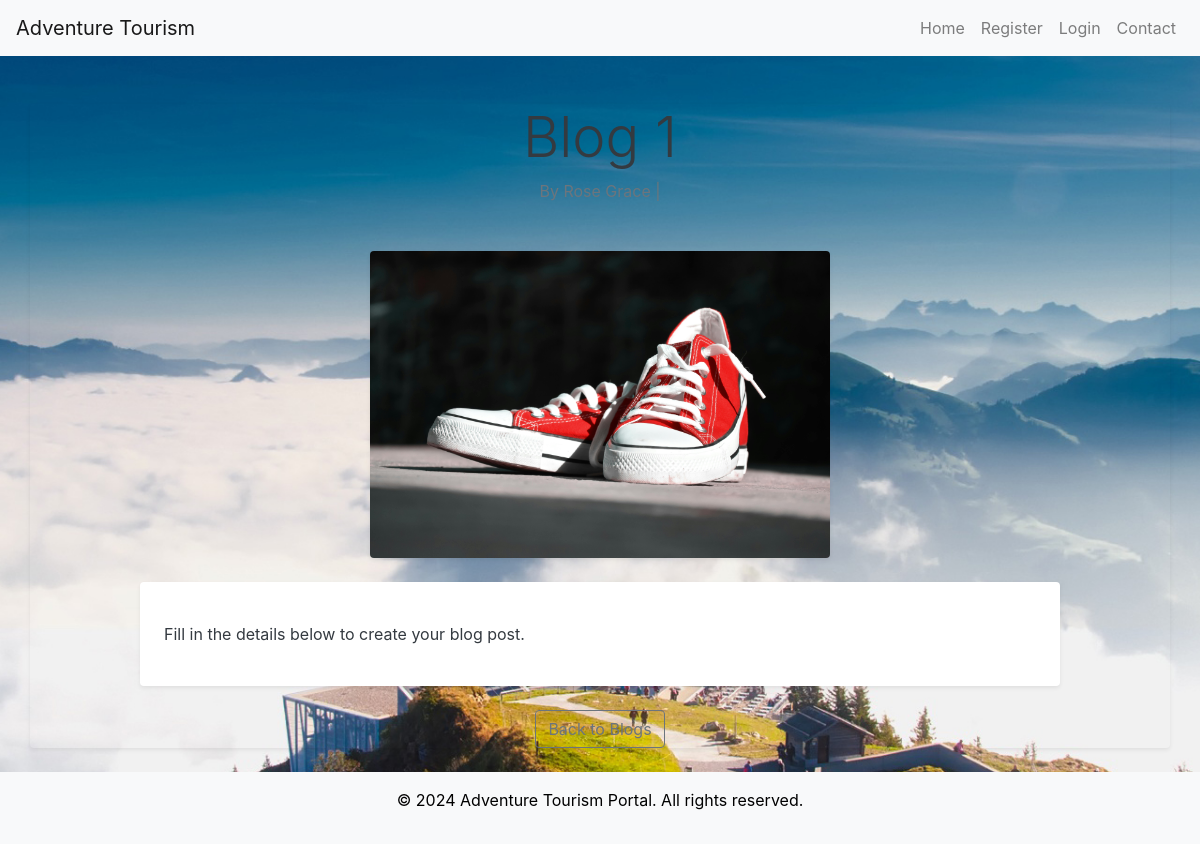
The page /Tour/blog_detail/1/ on the database its author committed.
### Manager/models.py (models this page shows, shortened)
class Blog(models.Model):
    title = models.CharField(max_length=200)
    image = models.ImageField(upload_to='media/manager/', blank=True, null=True)
    content = models.TextField(null=True, blank=True)
    author_name = models.CharField(max_length=100)
    created_at = models.DateTimeField(auto_now_add=True)
    updated_at = models.DateTimeField(auto_now=True)

### Tour/views.py (the view)
# urls.py: path('blog_detail/<int:blog_id>/', views.blog_detail, name='blog_detail'),
def blog_detail(request, blog_id):
    blog = get_object_or_404(Blog, pk=blog_id)
    return render(request, 'tour/blog_detail.html', {'blog': blog})

### Templates/tour/blog_detail.html
{% extends 'user/base.html' %}
{% load static %}
{% block content %}
<div class="container mt-5 shadow-sm rounded">
        <div class="text-center text-dark mb-5">
            <h1 class="display-4">{{ blog.title }}</h1>
            <p class="text-muted">By {{ blog.author_name }} | {{ blog.published_date|date:"F d, Y" }}</p>
        </div>
        <div class="row justify-content-center">
            <div class="col-md-10">
                {% if blog.image %}
                <div class="text-center mb-4">
                    <img src="{{ blog.image.url }}" alt="{{ blog.title }}" style="height: 50%; width: 50%" class="img-fluid rounded shadow-sm">
                </div>
                {% endif %}
                <div class="bg-white p-4 text-dark shadow-sm rounded">
                    <p class="fs-5 text-dark">
                        {{ blog.content|linebreaks }}
                    </p>
                </div>
            </div>
        </div>
        <div class="text-center mt-4 mb-4">
            <a href="{% url 'Tour:blogs' %}" class="btn btn-outline-secondary">Back to Blogs</a>
        </div>
    </div>
{% endblock %}

### static/css/style.css (style rules this page uses)
body { background: url('static/images/slider1.jpg') no-repeat center center fixed; background-size: cover; color: white; }

### rows shown on the page
Blog: title "Blog 1", author_name "Rose Grace", image (picture), content "Fill in the details below to create your blog post."
